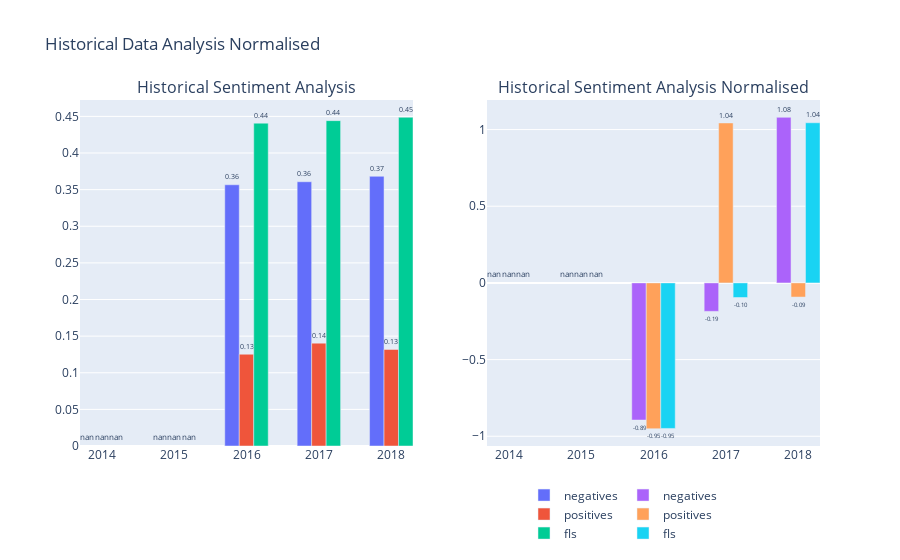
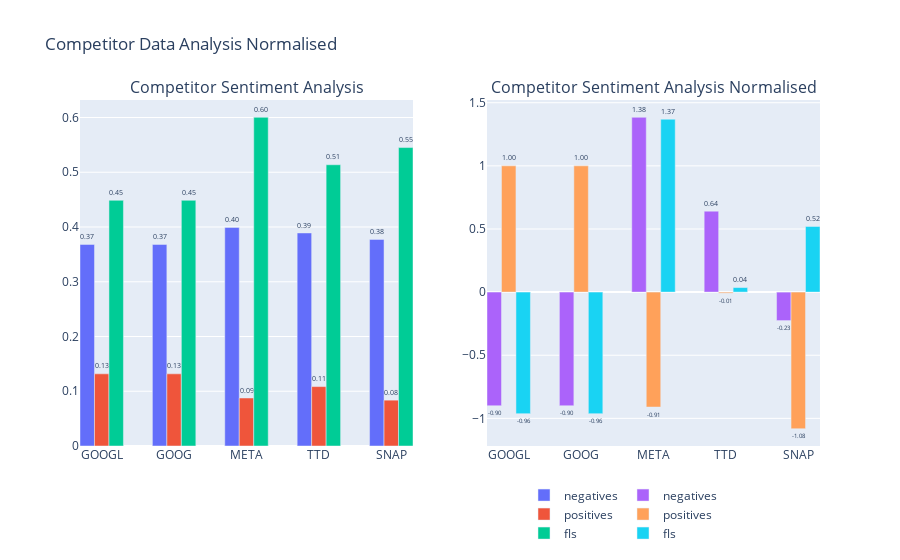

Notebook code cell kept with these figures, in order:
### Code cell
from plotly.subplots import make_subplots
import plotly.graph_objects as go

fig1 = make_subplots(rows=1, cols=2, subplot_titles=("Historical Sentiment Analysis", "Historical Sentiment Analysis Normalised"))
fig2 = make_subplots(rows=1, cols=2, subplot_titles=("Competitor Sentiment Analysis", "Competitor Sentiment Analysis Normalised"))

# Define legend positions for each subplot
make_plots(fig1, historical_df, 1, 1, 'Historical Data Analysis', legend_x=-2, legend_y=-0.1)
make_plots(fig1, historical_df_norm, 1, 2, 'Historical Data Analysis Normalised', legend_x=0.6, legend_y=-0.1)
make_plots(fig2, competitors_df, 1, 1, 'Competitor Data Analysis', legend_x=0.1, legend_y=-0.1)
make_plots(fig2, competitors_df_norm, 1, 2, 'Competitor Data Analysis Normalised', legend_x=0.6, legend_y=-0.1)

fig1.show()
fig2.show()

### Figure 1 — Plotly figure (JSON) as saved in the notebook; plotly's stock layout.template omitted (floating-point values rounded to 4 significant figures)
{"data": [{"hoverinfo": "text", "hovertext": ["nan", "nan", "0.36", "0.36", "0.37"], "legendgroup": "group1", "name": "negatives", "showlegend": true, "text": ["nan", "nan", "0.36", "0.36", "0.37"], "textposition": "outside", "type": "bar", "width": 0.2, "x": [0, 1, 2, 3, 4], "xaxis": "x", "y": [null, null, 0.3566, 0.3608, 0.3682], "yaxis": "y"}, {"hoverinfo": "text", "hovertext": ["nan", "nan", "0.13", "0.14", "0.13"], "legendgroup": "group1", "name": "positives", "showlegend": true, "text": ["nan", "nan", "0.13", "0.14", "0.13"], "textposition": "outside", "type": "bar", "width": 0.2, "x": [0.2, 1.2, 2.2, 3.2, 4.2], "xaxis": "x", "y": [null, null, 0.1253, 0.1404, 0.1318], "yaxis": "y"}, {"hoverinfo": "text", "hovertext": ["nan", "nan", "0.44", "0.44", "0.45"], "legendgroup": "group1", "name": "fls", "showlegend": true, "text": ["nan", "nan", "0.44", "0.44", "0.45"], "textposition": "outside", "type": "bar", "width": 0.2, "x": [0.4, 1.4, 2.4, 3.4, 4.4], "xaxis": "x", "y": [null, null, 0.4408, 0.4442, 0.4487], "yaxis": "y"}, {"hoverinfo": "text", "hovertext": ["nan", "nan", "-0.89", "-0.19", "1.08"], "legendgroup": "group2", "name": "negatives", "showlegend": true, "text": ["nan", "nan", "-0.89", "-0.19", "1.08"], "textposition": "outside", "type": "bar", "width": 0.2, "x": [0, 1, 2, 3, 4], "xaxis": "x2", "y": [null, null, -0.8942, -0.1856, 1.08], "yaxis": "y2"}, {"hoverinfo": "text", "hovertext": ["nan", "nan", "-0.95", "1.04", "-0.09"], "legendgroup": "group2", "name": "positives", "showlegend": true, "text": ["nan", "nan", "-0.95", "1.04", "-0.09"], "textposition": "outside", "type": "bar", "width": 0.2, "x": [0.2, 1.2, 2.2, 3.2, 4.2], "xaxis": "x2", "y": [null, null, -0.9507, 1.043, -0.09224], "yaxis": "y2"}, {"hoverinfo": "text", "hovertext": ["nan", "nan", "-0.95", "-0.10", "1.04"], "legendgroup": "group2", "name": "fls", "showlegend": true, "text": ["nan", "nan", "-0.95", "-0.10", "1.04"], "textposition": "outside", "type": "bar", "width": 0.2, "x": [0.4, 1.4, 2.4, 3.4, 4.4], "xaxis": "x2", "y": [null, null, -0.949, -0.09517, 1.044], "yaxis": "y2"}], "layout": {"annotations": [{"font": {"size": 16}, "showarrow": false, "text": "Historical Sentiment Analysis", "x": 0.225, "xanchor": "center", "xref": "paper", "y": 1, "yanchor": "bottom", "yref": "paper"}, {"font": {"size": 16}, "showarrow": false, "text": "Historical Sentiment Analysis Normalised", "x": 0.775, "xanchor": "center", "xref": "paper", "y": 1, "yanchor": "bottom", "yref": "paper"}], "barmode": "group", "legend": {"orientation": "h", "x": 0.6, "y": -0.1}, "showlegend": true, "title": {"text": "Historical Data Analysis Normalised"}, "xaxis": {"anchor": "y", "domain": [0, 0.45], "ticktext": [2014, 2015, 2016, 2017, 2018], "tickvals": [0.2, 1.2, 2.2, 3.2, 4.2]}, "xaxis2": {"anchor": "y2", "domain": [0.55, 1], "ticktext": [2014, 2015, 2016, 2017, 2018], "tickvals": [0.2, 1.2, 2.2, 3.2, 4.2]}, "yaxis": {"anchor": "x", "domain": [0, 1]}, "yaxis2": {"anchor": "x2", "domain": [0, 1]}}}

### Figure 2 — Plotly figure (JSON) as saved in the notebook; plotly's stock layout.template omitted (floating-point values rounded to 4 significant figures)
{"data": [{"hoverinfo": "text", "hovertext": ["0.37", "0.37", "0.40", "0.39", "0.38"], "legendgroup": "group1", "name": "negatives", "showlegend": true, "text": ["0.37", "0.37", "0.40", "0.39", "0.38"], "textposition": "outside", "type": "bar", "width": 0.2, "x": [0, 1, 2, 3, 4], "xaxis": "x", "y": [0.3682, 0.3682, 0.3993, 0.3891, 0.3774], "yaxis": "y"}, {"hoverinfo": "text", "hovertext": ["0.13", "0.13", "0.09", "0.11", "0.08"], "legendgroup": "group1", "name": "positives", "showlegend": true, "text": ["0.13", "0.13", "0.09", "0.11", "0.08"], "textposition": "outside", "type": "bar", "width": 0.2, "x": [0.2, 1.2, 2.2, 3.2, 4.2], "xaxis": "x", "y": [0.1318, 0.1318, 0.08769, 0.1085, 0.08373], "yaxis": "y"}, {"hoverinfo": "text", "hovertext": ["0.45", "0.45", "0.60", "0.51", "0.55"], "legendgroup": "group1", "name": "fls", "showlegend": true, "text": ["0.45", "0.45", "0.60", "0.51", "0.55"], "textposition": "outside", "type": "bar", "width": 0.2, "x": [0.4, 1.4, 2.4, 3.4, 4.4], "xaxis": "x", "y": [0.4487, 0.4487, 0.6004, 0.5137, 0.5451], "yaxis": "y"}, {"hoverinfo": "text", "hovertext": ["-0.90", "-0.90", "1.38", "0.64", "-0.23"], "legendgroup": "group2", "name": "negatives", "showlegend": true, "text": ["-0.90", "-0.90", "1.38", "0.64", "-0.23"], "textposition": "outside", "type": "bar", "width": 0.2, "x": [0, 1, 2, 3, 4], "xaxis": "x2", "y": [-0.9002, -0.9002, 1.385, 0.6414, -0.2255], "yaxis": "y2"}, {"hoverinfo": "text", "hovertext": ["1.00", "1.00", "-0.91", "-0.01", "-1.08"], "legendgroup": "group2", "name": "positives", "showlegend": true, "text": ["1.00", "1.00", "-0.91", "-0.01", "-1.08"], "textposition": "outside", "type": "bar", "width": 0.2, "x": [0.2, 1.2, 2.2, 3.2, 4.2], "xaxis": "x2", "y": [1.0, 1.0, -0.9104, -0.008146, -1.082], "yaxis": "y2"}, {"hoverinfo": "text", "hovertext": ["-0.96", "-0.96", "1.37", "0.04", "0.52"], "legendgroup": "group2", "name": "fls", "showlegend": true, "text": ["-0.96", "-0.96", "1.37", "0.04", "0.52"], "textposition": "outside", "type": "bar", "width": 0.2, "x": [0.4, 1.4, 2.4, 3.4, 4.4], "xaxis": "x2", "y": [-0.9626, -0.9626, 1.369, 0.03604, 0.5199], "yaxis": "y2"}], "layout": {"annotations": [{"font": {"size": 16}, "showarrow": false, "text": "Competitor Sentiment Analysis", "x": 0.225, "xanchor": "center", "xref": "paper", "y": 1, "yanchor": "bottom", "yref": "paper"}, {"font": {"size": 16}, "showarrow": false, "text": "Competitor Sentiment Analysis Normalised", "x": 0.775, "xanchor": "center", "xref": "paper", "y": 1, "yanchor": "bottom", "yref": "paper"}], "barmode": "group", "legend": {"orientation": "h", "x": 0.6, "y": -0.1}, "showlegend": true, "title": {"text": "Competitor Data Analysis Normalised"}, "xaxis": {"anchor": "y", "domain": [0, 0.45], "ticktext": ["GOOGL", "GOOG", "META", "TTD", "SNAP"], "tickvals": [0.2, 1.2, 2.2, 3.2, 4.2]}, "xaxis2": {"anchor": "y2", "domain": [0.55, 1], "ticktext": ["GOOGL", "GOOG", "META", "TTD", "SNAP"], "tickvals": [0.2, 1.2, 2.2, 3.2, 4.2]}, "yaxis": {"anchor": "x", "domain": [0, 1]}, "yaxis2": {"anchor": "x2", "domain": [0, 1]}}}
